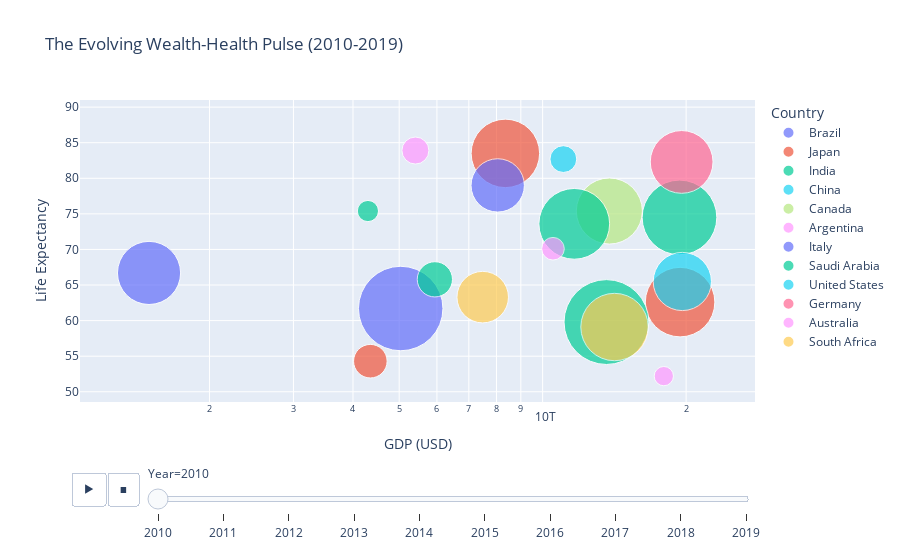

Notebook code cell kept with this figure:
### Markdown cell above
## 4️⃣ Exploratory Data Analysis (EDA)

### The Wealth-Health Dynamic
We use interactive plots to identify the "Development Plateau"—where health gains slow down despite rising GDP.

### Code cell
fig = px.scatter(df_clean, x="GDP (USD)", y="Life Expectancy", animation_frame="Year", 
                 size="Population", color="Country", log_x=True, size_max=60, 
                 title="The Evolving Wealth-Health Pulse (2010-2019)")
fig.show()

### Figure 1 — Plotly figure (JSON) as saved in the notebook; plotly's stock layout.template omitted (floating-point values rounded to 4 significant figures)
{"data": [{"hovertemplate": "Country=Brazil<br>Year=2010<br>GDP (USD)=%{x}<br>Life Expectancy=%{y}<br>Population=%{marker.size}<extra></extra>", "legendgroup": "Brazil", "marker": {"color": "#636efa", "size": [829000000.0], "sizemode": "area", "sizeref": 416100.0, "symbol": "circle"}, "mode": "markers", "name": "Brazil", "orientation": "v", "showlegend": true, "type": "scatter", "x": [1493000000000.0], "xaxis": "x", "y": [66.7], "yaxis": "y"}, {"hovertemplate": "Country=Japan<br>Year=2010<br>GDP (USD)=%{x}<br>Life Expectancy=%{y}<br>Population=%{marker.size}<extra></extra>", "legendgroup": "Japan", "marker": {"color": "#EF553B", "size": [976000000.0, 1006000000.0, 234300000.0], "sizemode": "area", "sizeref": 416100.0, "symbol": "circle"}, "mode": "markers", "name": "Japan", "orientation": "v", "showlegend": true, "type": "scatter", "x": [8352000000000.0, 19430000000000.0, 4350000000000.0], "xaxis": "x", "y": [83.5, 62.6, 54.3], "yaxis": "y"}, {"hovertemplate": "Country=India<br>Year=2010<br>GDP (USD)=%{x}<br>Life Expectancy=%{y}<br>Population=%{marker.size}<extra></extra>", "legendgroup": "India", "marker": {"color": "#00cc96", "size": [93430000.0], "sizemode": "area", "sizeref": 416100.0, "symbol": "circle"}, "mode": "markers", "name": "India", "orientation": "v", "showlegend": true, "type": "scatter", "x": [4299000000000.0], "xaxis": "x", "y": [75.4], "yaxis": "y"}, {"hovertemplate": "Country=China<br>Year=2010<br>GDP (USD)=%{x}<br>Life Expectancy=%{y}<br>Population=%{marker.size}<extra></extra>", "legendgroup": "China", "marker": {"color": "#19d3f3", "size": [149700000.0], "sizemode": "area", "sizeref": 416100.0, "symbol": "circle"}, "mode": "markers", "name": "China", "orientation": "v", "showlegend": true, "type": "scatter", "x": [11050000000000.0], "xaxis": "x", "y": [82.7], "yaxis": "y"}, {"hovertemplate": "Country=Canada<br>Year=2010<br>GDP (USD)=%{x}<br>Life Expectancy=%{y}<br>Population=%{marker.size}<extra></extra>", "legendgroup": "Canada", "marker": {"color": "#B6E880", "size": [909000000.0], "sizemode": "area", "sizeref": 416100.0, "symbol": "circle"}, "mode": "markers", "name": "Canada", "orientation": "v", "showlegend": true, "type": "scatter", "x": [13800000000000.0], "xaxis": "x", "y": [75.4], "yaxis": "y"}, {"hovertemplate": "Country=Argentina<br>Year=2010<br>GDP (USD)=%{x}<br>Life Expectancy=%{y}<br>Population=%{marker.size}<extra></extra>", "legendgroup": "Argentina", "marker": {"color": "#FF97FF", "size": [77350000.0], "sizemode": "area", "sizeref": 416100.0, "symbol": "circle"}, "mode": "markers", "name": "Argentina", "orientation": "v", "showlegend": true, "type": "scatter", "x": [17960000000000.0], "xaxis": "x", "y": [52.2], "yaxis": "y"}, {"hovertemplate": "Country=Italy<br>Year=2010<br>GDP (USD)=%{x}<br>Life Expectancy=%{y}<br>Population=%{marker.size}<extra></extra>", "legendgroup": "Italy", "marker": {"color": "#636efa", "size": [1485000000.0, 591900000.0], "sizemode": "area", "sizeref": 416100.0, "symbol": "circle"}, "mode": "markers", "name": "Italy", "orientation": "v", "showlegend": true, "type": "scatter", "x": [5037000000000.0, 8048000000000.0], "xaxis": "x", "y": [61.7, 79.0], "yaxis": "y"}, {"hovertemplate": "Country=Saudi Arabia<br>Year=2010<br>GDP (USD)=%{x}<br>Life Expectancy=%{y}<br>Population=%{marker.size}<extra></extra>", "legendgroup": "Saudi Arabia", "marker": {"color": "#00cc96", "size": [1042000000.0, 258500000.0, 1161000000.0, 1498000000.0], "sizemode": "area", "sizeref": 416100.0, "symbol": "circle"}, "mode": "markers", "name": "Saudi Arabia", "orientation": "v", "showlegend": true, "type": "scatter", "x": [11650000000000.0, 5941000000000.0, 19370000000000.0, 13610000000000.0], "xaxis": "x", "y": [73.6, 65.8, 74.5, 59.8], "yaxis": "y"}, {"hovertemplate": "Country=United States<br>Year=2010<br>GDP (USD)=%{x}<br>Life Expectancy=%{y}<br>Population=%{marker.size}<extra></extra>", "legendgroup": "United States", "marker": {"color": "#19d3f3", "size": [705900000.0], "sizemode": "area", "sizeref": 416100.0, "symbol": "circle"}, "mode": "markers", "name": "United States", "orientation": "v", "showlegend": true, "type": "scatter", "x": [19640000000000.0], "xaxis": "x", "y": [65.5], "yaxis": "y"}, {"hovertemplate": "Country=Germany<br>Year=2010<br>GDP (USD)=%{x}<br>Life Expectancy=%{y}<br>Population=%{marker.size}<extra></extra>", "legendgroup": "Germany", "marker": {"color": "#FF6692", "size": [820200000.0], "sizemode": "area", "sizeref": 416100.0, "symbol": "circle"}, "mode": "markers", "name": "Germany", "orientation": "v", "showlegend": true, "type": "scatter", "x": [19570000000000.0], "xaxis": "x", "y": [82.3], "yaxis": "y"}, {"hovertemplate": "Country=Australia<br>Year=2010<br>GDP (USD)=%{x}<br>Life Expectancy=%{y}<br>Population=%{marker.size}<extra></extra>", "legendgroup": "Australia", "marker": {"color": "#FF97FF", "size": [151700000.0, 106600000.0], "sizemode": "area", "sizeref": 416100.0, "symbol": "circle"}, "mode": "markers", "name": "Australia", "orientation": "v", "showlegend": true, "type": "scatter", "x": [5408000000000.0, 10510000000000.0], "xaxis": "x", "y": [83.9, 70.1], "yaxis": "y"}, {"hovertemplate": "Country=South Africa<br>Year=2010<br>GDP (USD)=%{x}<br>Life Expectancy=%{y}<br>Population=%{marker.size}<extra></extra>", "legendgroup": "South Africa", "marker": {"color": "#FECB52", "size": [552600000.0, 945000000.0], "sizemode": "area", "sizeref": 416100.0, "symbol": "circle"}, "mode": "markers", "name": "South Africa", "orientation": "v", "showlegend": true, "type": "scatter", "x": [7486000000000.0, 14150000000000.0], "xaxis": "x", "y": [63.3, 59.1], "yaxis": "y"}], "layout": {"legend": {"itemsizing": "constant", "title": {"text": "Country"}, "tracegroupgap": 0}, "sliders": [{"active": 0, "currentvalue": {"prefix": "Year="}, "len": 0.9, "pad": {"b": 10, "t": 60}, "steps": [{"args": [["2010"], {"frame": {"duration": 0, "redraw": false}, "fromcurrent": true, "mode": "immediate", "transition": {"duration": 0, "easing": "linear"}}], "label": "2010", "method": "animate"}, {"args": [["2011"], {"frame": {"duration": 0, "redraw": false}, "fromcurrent": true, "mode": "immediate", "transition": {"duration": 0, "easing": "linear"}}], "label": "2011", "method": "animate"}, {"args": [["2012"], {"frame": {"duration": 0, "redraw": false}, "fromcurrent": true, "mode": "immediate", "transition": {"duration": 0, "easing": "linear"}}], "label": "2012", "method": "animate"}, {"args": [["2013"], {"frame": {"duration": 0, "redraw": false}, "fromcurrent": true, "mode": "immediate", "transition": {"duration": 0, "easing": "linear"}}], "label": "2013", "method": "animate"}, {"args": [["2014"], {"frame": {"duration": 0, "redraw": false}, "fromcurrent": true, "mode": "immediate", "transition": {"duration": 0, "easing": "linear"}}], "label": "2014", "method": "animate"}, {"args": [["2015"], {"frame": {"duration": 0, "redraw": false}, "fromcurrent": true, "mode": "immediate", "transition": {"duration": 0, "easing": "linear"}}], "label": "2015", "method": "animate"}, {"args": [["2016"], {"frame": {"duration": 0, "redraw": false}, "fromcurrent": true, "mode": "immediate", "transition": {"duration": 0, "easing": "linear"}}], "label": "2016", "method": "animate"}, {"args": [["2017"], {"frame": {"duration": 0, "redraw": false}, "fromcurrent": true, "mode": "immediate", "transition": {"duration": 0, "easing": "linear"}}], "label": "2017", "method": "animate"}, {"args": [["2018"], {"frame": {"duration": 0, "redraw": false}, "fromcurrent": true, "mode": "immediate", "transition": {"duration": 0, "easing": "linear"}}], "label": "2018", "method": "animate"}, {"args": [["2019"], {"frame": {"duration": 0, "redraw": false}, "fromcurrent": true, "mode": "immediate", "transition": {"duration": 0, "easing": "linear"}}], "label": "2019", "method": "animate"}], "x": 0.1, "xanchor": "left", "y": 0, "yanchor": "top"}], "title": {"text": "The Evolving Wealth-Health Pulse (2010-2019)"}, "updatemenus": [{"buttons": [{"args": [null, {"frame": {"duration": 500, "redraw": false}, "fromcurrent": true, "mode": "immediate", "transition": {"duration": 500, "easing": "linear"}}], "label": "&#9654;", "method": "animate"}, {"args": [[null], {"frame": {"duration": 0, "redraw": false}, "fromcurrent": true, "mode": "immediate", "transition": {"duration": 0, "easing": "linear"}}], "label": "&#9724;", "method": "animate"}], "direction": "left", "pad": {"r": 10, "t": 70}, "showactive": false, "type": "buttons", "x": 0.1, "xanchor": "right", "y": 0, "yanchor": "top"}], "xaxis": {"anchor": "y", "domain": [0.0, 1.0], "title": {"text": "GDP (USD)"}, "type": "log"}, "yaxis": {"anchor": "x", "domain": [0.0, 1.0], "title": {"text": "Life Expectancy"}}}}
